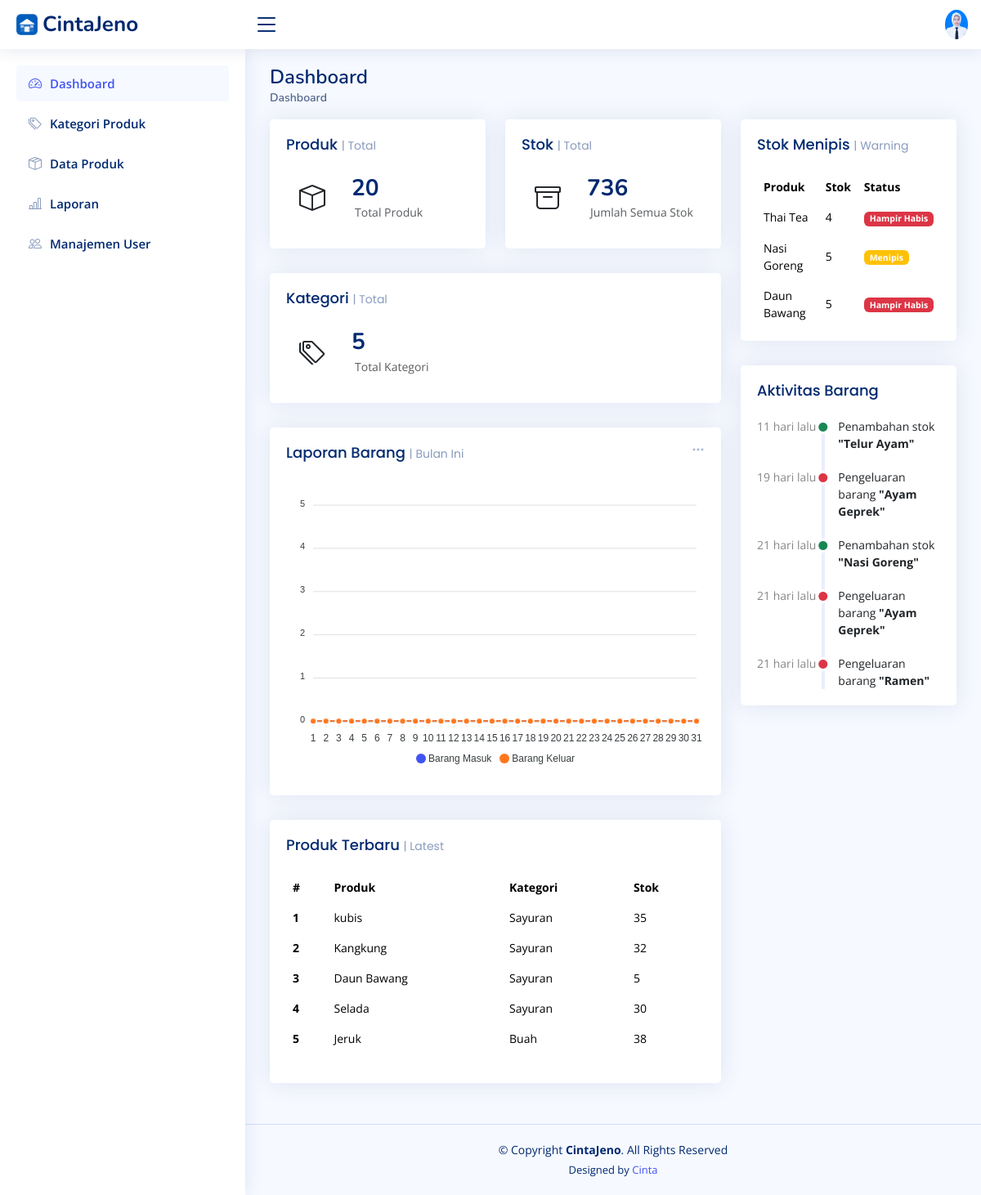
Page /index.php (signed in) on the committed database.
### tables this page shows
CREATE TABLE `products` (
  `id` int NOT NULL,
  `category_id` varchar(50) DEFAULT NULL,
  `product_code` varchar(150) DEFAULT NULL,
  `product_name` varchar(40) DEFAULT NULL,
  `stock` int NOT NULL DEFAULT '0',
  `min_stock` int NOT NULL DEFAULT '5',
  `price` int DEFAULT NULL,
  `gambar` varchar(225) NOT NULL,
  `created_at` timestamp NOT NULL DEFAULT CURRENT_TIMESTAMP,
  `updated_at` timestamp NOT NULL DEFAULT CURRENT_TIMESTAMP ON UPDATE CURRENT_TIMESTAMP
);

CREATE TABLE `categories` (
  `id` int NOT NULL,
  `kd_kat` varchar(6) NOT NULL,
  `category_name` varchar(100) NOT NULL
);

CREATE TABLE `stock_logs` (
  `id` int NOT NULL,
  `product_id` int DEFAULT NULL,
  `change_type` enum('ADD','EDIT','REDUCE') DEFAULT NULL,
  `qty` int DEFAULT NULL,
  `stock_before` int DEFAULT NULL,
  `stock_after` int DEFAULT NULL,
  `note` varchar(2555) DEFAULT NULL,
  `created_at` timestamp NOT NULL DEFAULT CURRENT_TIMESTAMP,
  `created_by` int DEFAULT NULL
);

### index.php (the view, shortened to what this page needs)
<?php
include "koneksi.php";
$q_produk = mysqli_query($conn, "SELECT COUNT(*) as total_produk FROM products");
$data_produk = mysqli_fetch_assoc($q_produk);
$q_stok = mysqli_query($conn, "SELECT SUM(stock) as total_stok FROM products");
$data_stok = mysqli_fetch_assoc($q_stok);
$q_kategori = mysqli_query($conn, "SELECT COUNT(*) as total_kategori FROM categories");
$data_kategori = mysqli_fetch_assoc($q_kategori);
$query = mysqli_query($conn, "
    SELECT p.product_name, p.stock, c.category_name
    FROM products p
    JOIN categories c ON p.category_id = c.id
    ORDER BY p.created_at DESC
    LIMIT 5
");
$q_menipis = mysqli_query($conn, "
    SELECT product_name, stock, min_stock
    FROM products
    WHERE stock <= min_stock
    ORDER BY stock ASC
    LIMIT 5
");
$q_aktivitas = mysqli_query($conn, "
    SELECT sl.*, p.product_name, u.name as user_name
    FROM stock_logs sl
    JOIN products p ON sl.product_id = p.id
    JOIN users u ON sl.created_by = u.id
    ORDER BY sl.created_at DESC
    LIMIT 5
");
function waktu_lalu($datetime)
{
  $selisih = time() - strtotime($datetime);
  $menit = floor($selisih / 60);
  $jam   = floor($selisih / 3600);
  $hari  = floor($selisih / 86400);
  if ($menit < 60) {
    return $menit . " menit lalu";
  } elseif ($jam < 24) {
    return $jam . " jam lalu";
  } else {
    return $hari . " hari lalu";
  }
}
?>
<!DOCTYPE html>
<html lang="en">
<head>
  <link href="assets/vendor/bootstrap/css/bootstrap.min.css" rel="stylesheet">
  <link href="assets/vendor/bootstrap-icons/bootstrap-icons.css" rel="stylesheet">
  <link href="assets/vendor/boxicons/css/boxicons.min.css" rel="stylesheet">
  <link href="assets/vendor/quill/quill.snow.css" rel="stylesheet">
  <link href="assets/vendor/quill/quill.bubble.css" rel="stylesheet">
  <link href="assets/vendor/remixicon/remixicon.css" rel="stylesheet">
  <link href="assets/vendor/simple-datatables/style.css" rel="stylesheet">
  <link href="assets/css/style.css" rel="stylesheet">
</head>
<body>
  <header id="header" class="header fixed-top d-flex align-items-center">
    <div class="d-flex align-items-center justify-content-between">
      <a href="index.php" class="logo d-flex align-items-center">
        <img src="assets/img/logobarang.jpeg" alt="">
        <span class="d-none d-lg-block">CintaJeno</span>
      </a>
      <i class="bi bi-list toggle-sidebar-btn"></i>
    </div>
    <nav class="header-nav ms-auto">
      <ul class="d-flex align-items-center">
        <li class="nav-item dropdown pe-3">
          <a
            class="nav-link nav-profile d-flex align-items-center pe-0"
            href="#"
            data-bs-toggle="dropdown">
            <img
              src="assets/img/fotoprofil.jpeg"
              alt="Profile"
              class="rounded-circle" />
          </a>
        </li>
      </ul>
    </nav>
  </header>
  <aside id="sidebar" class="sidebar">
    <ul class="sidebar-nav" id="sidebar-nav">
      <li class="nav-item">
        <a class="nav-link " href="index.php">
          <i class="bi bi-speedometer2"></i>
          <span>Dashboard</span>
        </a>
      </li>
      <li class="nav-item">
        <a class="nav-link collapsed" href="kategori_produk.php">
          <i class="bi bi-tags"></i>
          <span>Kategori Produk</span>
        </a>
      </li>
      <li class="nav-item">
        <a class="nav-link collapsed" href="produk.php">
          <i class="bi bi-box-seam"></i>
          <span>Data Produk</span>
        </a>
      </li>
      <li class="nav-item">
        <a class="nav-link collapsed" href="laporan.php">
          <i class="bi bi-bar-chart-line"></i>
          <span>Laporan</span>
        </a>
      </li>
      <li class="nav-item">
        <a class="nav-link collapsed" href="users.php">
          <i class="bi bi-people"></i>
          <span>Manajemen User</span>
        </a>
      </li>
    </ul>
  </aside>
  <main id="main" class="main">
    <div class="pagetitle">
      <h1>Dashboard</h1>
      <nav>
        <ol class="breadcrumb">
          <li class="breadcrumb-item active">Dashboard</li>
        </ol>
      </nav>
    </div>
    <section class="section dashboard">
      <div class="row">
        <div class="col-lg-8">
          <div class="row">
            <div class="col-xxl-4 col-md-6">
              <div class="card info-card">
                <div class="card-body">
                  <h5 class="card-title">Produk <span>| Total</span></h5>
                  <div class="d-flex align-items-center">
                    <div class="card-icon rounded-circle d-flex align-items-center justify-content-center">
                      <i class="bi bi-box"></i>
                    </div>
                    <div class="ps-3">
                      <h6><?= $data_produk['total_produk']; ?></h6>
                      <span class="text-muted small pt-2 ps-1">Total Produk</span>
                    </div>
                  </div>
                </div>
              </div>
            </div>
            <div class="col-xxl-4 col-md-6">
              <div class="card info-card">
                <div class="card-body">
                  <h5 class="card-title">Stok <span>| Total</span></h5>
                  <div class="d-flex align-items-center">
                    <div class="card-icon rounded-circle d-flex align-items-center justify-content-center">
                      <i class="bi bi-archive"></i>
                    </div>
                    <div class="ps-3">
                      <h6><?= $data_stok['total_stok'] ?? 0; ?></h6>
                      <span class="text-muted small pt-2 ps-1">Jumlah Semua Stok</span>
                    </div>
                  </div>
                </div>
              </div>
            </div>
            <div class="col-xxl-4 col-md-12">
              <div class="card info-card">
                <div class="card-body">
                  <h5 class="card-title">Kategori <span>| Total</span></h5>
                  <div class="d-flex align-items-center">
                    <div class="card-icon rounded-circle d-flex align-items-center justify-content-center">
                      <i class="bi bi-tags"></i>
                    </div>
                    <div class="ps-3">
                      <h6><?= $data_kategori['total_kategori']; ?></h6>
                      <span class="text-muted small pt-2 ps-1">Total Kategori</span>
                    </div>
                  </div>
                </div>
              </div>
            </div>
            <div class="col-12">
              <div class="card">
                <div class="filter">
                  <a class="icon" href="#" data-bs-toggle="dropdown">
                    <i class="bi bi-three-dots"></i>
                  </a>
                </div>
                <div class="card-body">
                  <h5 class="card-title">Laporan Barang <span>| Bulan Ini</span></h5>
                  <div id="reportsChart"></div>
                </div>
              </div>
            </div>
            <div class="col-12">
              <div class="card recent-sales overflow-auto">
                <div class="card-body">
                  <h5 class="card-title">Produk Terbaru <span>| Latest</span></h5>
                  <table class="table table-borderless datatable">
                    <thead>
                      <tr>
                        <th>#</th>
                        <th>Produk</th>
                        <th>Kategori</th>
                        <th>Stok</th>
                      </tr>
                    </thead>
                    <tbody>
                      <?php
                      $no = 1;
                      while ($row = mysqli_fetch_assoc($query)) :
                      ?>
                        <tr>
                          <th><?= $no++; ?></th>
                          <td><?= $row['product_name']; ?></td>
                          <td><?= $row['category_name']; ?></td>
                          <td><?= $row['stock']; ?></td>
                        </tr>
                      <?php endwhile; ?>
                    </tbody>
                  </table>
                </div>
              </div>
            </div>
          </div>
        </div>
        <div class="col-lg-4">
          <div class="card top-selling overflow-auto">
            <div class="card-body pb-0">
              <h5 class="card-title">Stok Menipis <span>| Warning</span></h5>
              <table class="table table-borderless">
                <thead>
                  <tr>
                    <th>Produk</th>
                    <th>Stok</th>
                    <th>Status</th>
                  </tr>
                </thead>
                <tbody>
                  <?php while ($row = mysqli_fetch_assoc($q_menipis)) : ?>
                    <tr>
                      <td><?= $row['product_name']; ?></td>
                      <td><?= $row['stock']; ?></td>
                      <td>
                        <?php if ($row['stock'] == 0): ?>
                          <span class="badge bg-danger">Habis</span>
                        <?php elseif ($row['stock'] <= ($row['min_stock'] / 2)): ?>
                          <span class="badge bg-danger">Hampir Habis</span>
                        <?php else: ?>
                          <span class="badge bg-warning">Menipis</span>
                        <?php endif; ?>
                      </td>
                    </tr>
                  <?php endwhile; ?>
                </tbody>
              </table>
            </div>
          </div>
          <div class="card">
            <div class="card-body">
              <h5 class="card-title">Aktivitas Barang</h5>
              <div class="activity">
                <?php while ($row = mysqli_fetch_assoc($q_aktivitas)) :
                  if ($row['change_type'] == 'ADD') {
                    $text = "Penambahan stok";
                    $color = "text-success";
                  } elseif ($row['change_type'] == 'REDUCE') {
                    $text = "Pengeluaran barang";
                    $color = "text-danger";
                  } else {
                    $text = "Perubahan stok";
                    $color = "text-primary";
                  }
                ?>
                  <div class="activity-item d-flex">
                    <div class="activite-label">
                      <?= waktu_lalu($row['created_at']); ?>
                    </div>
                    <i class="bi bi-circle-fill activity-badge <?= $color ?> align-self-start"></i>
                    <div class="activity-content">
                      <?= $text; ?>
                      <span class="fw-bold text-dark">
                        "<?= $row['product_name']; ?>"
                      </span>
                    </div>
                  </div>
                <?php endwhile; ?>
              </div>
            </div>
          </div>
        </div>
      </div>
    </section>
  </main>
  <footer id="footer" class="footer">
    <div class="copyright">
      &copy; Copyright <strong><span>CintaJeno</span></strong>. All Rights Reserved
    </div>
    <div class="credits">
      Designed by <a href="https://www.instagram.com/floverain_">Cinta</a>
    </div>
  </footer>
</body>
</html>

### assets/css/style.css (style rules this page uses)
:root { scroll-behavior: smooth; }
body { font-family: "Open Sans", sans-serif; background: #f6f9ff; color: #444444; }
a { color: #4154f1; text-decoration: none; }
h1, h2, h3, h4, h5, h6 { font-family: "Nunito", sans-serif; }
#main { margin-top: 60px; padding: 20px 30px; transition: all 0.3s; }
.pagetitle { margin-bottom: 10px; }
.pagetitle h1 { font-size: 24px; margin-bottom: 0; font-weight: 600; color: #012970; }
.card { margin-bottom: 30px; border: none; border-radius: 5px; box-shadow: 0px 0 30px rgba(1, 41, 112, 0.1); }
.card-title { padding: 20px 0 15px 0; font-size: 18px; font-weight: 500; color: #012970; font-family: "Poppins", sans-serif; }
.card-title span { color: #899bbd; font-size: 14px; font-weight: 400; }
.card-body { padding: 0 20px 20px 20px; }
.breadcrumb { font-size: 14px; font-family: "Nunito", sans-serif; color: #899bbd; font-weight: 600; }
.breadcrumb .breadcrumb-item::before { color: #899bbd; }
.breadcrumb .active { color: #51678f; font-weight: 600; }
.logo { line-height: 1; }
@media (min-width: 1200px) { .logo { width: 280px; } }
.logo img { max-height: 26px; margin-right: 6px; }
.logo span { font-size: 26px; font-weight: 700; color: #012970; font-family: "Nunito", sans-serif; }
.header { transition: all 0.5s; z-index: 997; height: 60px; box-shadow: 0px 2px 20px rgba(1, 41, 112, 0.1); background-color: #fff; padding-left: 20px; }
.header .toggle-sidebar-btn { font-size: 32px; padding-left: 10px; cursor: pointer; color: #012970; }
.header-nav ul { list-style: none; }
.header-nav>ul { margin: 0; padding: 0; }
.header-nav .nav-profile { color: #012970; }
.header-nav .nav-profile img { max-height: 36px; }
.sidebar { position: fixed; top: 60px; left: 0; bottom: 0; width: 300px; z-index: 996; transition: all 0.3s; padding: 20px; overflow-y: auto; scrollbar-width: thin; scrollbar-color: #aab7cf transparent; box-shadow: 0px 0px 20px rgba(1, 41, 112, 0.1); background-color: #fff; }
@media (min-width: 1200px) { #main, #footer { margin-left: 300px; } }
.sidebar-nav { padding: 0; margin: 0; list-style: none; }
.sidebar-nav li { padding: 0; margin: 0; list-style: none; }
.sidebar-nav .nav-item { margin-bottom: 5px; }
.sidebar-nav .nav-link { display: flex; align-items: center; font-size: 15px; font-weight: 600; color: #4154f1; transition: 0.3; background: #f6f9ff; padding: 10px 15px; border-radius: 4px; }
.sidebar-nav .nav-link i { font-size: 16px; margin-right: 10px; color: #4154f1; }
.sidebar-nav .nav-link.collapsed { color: #012970; background: #fff; }
.sidebar-nav .nav-link.collapsed i { color: #899bbd; }
.dashboard .filter { position: absolute; right: 0px; top: 15px; }
.dashboard .filter .icon { color: #aab7cf; padding-right: 20px; padding-bottom: 5px; transition: 0.3s; font-size: 16px; }
.dashboard .info-card { padding-bottom: 10px; }
.dashboard .info-card h6 { font-size: 28px; color: #012970; font-weight: 700; margin: 0; padding: 0; }
.dashboard .card-icon { font-size: 32px; line-height: 0; width: 64px; height: 64px; flex-shrink: 0; flex-grow: 0; }
.dashboard .activity { font-size: 14px; }
.dashboard .activity .activity-item .activite-label { color: #888; position: relative; flex-shrink: 0; flex-grow: 0; min-width: 64px; }
.dashboard .activity .activity-item .activite-label::before { content: ""; position: absolute; right: -11px; width: 4px; top: 0; bottom: 0; background-color: #eceefe; }
.dashboard .activity .activity-item .activity-badge { margin-top: 3px; z-index: 1; font-size: 11px; line-height: 0; border-radius: 50%; flex-shrink: 0; border: 3px solid #fff; flex-grow: 0; }
.dashboard .activity .activity-item .activity-content { padding-left: 10px; padding-bottom: 20px; }
.dashboard .activity .activity-item:first-child .activite-label::before { top: 5px; }
.dashboard .activity .activity-item:last-child .activity-content { padding-bottom: 0; }
.dashboard .recent-sales { font-size: 14px; }
.dashboard .recent-sales .table thead { background: #f6f6fe; }
.dashboard .recent-sales .table thead th { border: 0; }
.dashboard .top-selling { font-size: 14px; }
.dashboard .top-selling .table thead { background: #f6f6fe; }
.dashboard .top-selling .table thead th { border: 0; }
.dashboard .top-selling .table tbody td { vertical-align: middle; }
.footer { padding: 20px 0; font-size: 14px; transition: all 0.3s; border-top: 1px solid #cddfff; }
.footer .copyright { text-align: center; color: #012970; }
.footer .credits { padding-top: 5px; text-align: center; font-size: 13px; color: #012970; }

### rows in the picture
products: product_name "kubis", category.category_name "Sayuran", stock "35"
products: product_name "Kangkung", category.category_name "Sayuran", stock "32"
products: product_name "Daun Bawang", category.category_name "Sayuran", stock "5", min_stock "Hampir Habis"
products: product_name "Selada", category.category_name "Sayuran", stock "30"
products: product_name "Jeruk", category.category_name "Buah", stock "38"
products: product_name "Thai Tea", stock "4", min_stock "Hampir Habis"
products: product_name "Nasi Goreng", stock "5", min_stock "Menipis"
stock_logs: created_at "11 hari lalu", change_type "Penambahan stok", product.product_name "Telur Ayam"
stock_logs: created_at "19 hari lalu", change_type "Pengeluaran barang", product.product_name "Ayam Geprek"
stock_logs: created_at "21 hari lalu", change_type "Penambahan stok", product.product_name "Nasi Goreng"
stock_logs: created_at "21 hari lalu", change_type "Pengeluaran barang", product.product_name "Ayam Geprek"
stock_logs: created_at "21 hari lalu", change_type "Pengeluaran barang", product.product_name "Ramen"

### other values in the picture
$data_produk['total_produk'] "20"
$data_stok['total_stok'] "736"
$data_kategori['total_kategori'] "5"
